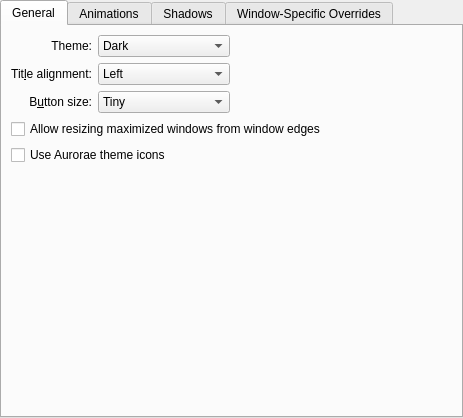
<?xml version="1.0" encoding="UTF-8"?>
<ui version="4.0">
 <class>ArcConfigurationUI</class>
 <widget class="QWidget" name="ArcConfigurationUI">
  <property name="geometry">
   <rect>
    <x>0</x>
    <y>0</y>
    <width>463</width>
    <height>418</height>
   </rect>
  </property>
  <layout class="QVBoxLayout" name="verticalLayout">
   <property name="leftMargin">
    <number>0</number>
   </property>
   <property name="topMargin">
    <number>0</number>
   </property>
   <property name="rightMargin">
    <number>0</number>
   </property>
   <property name="bottomMargin">
    <number>0</number>
   </property>
   <item>
    <widget class="QTabWidget" name="tabWidget">
     <property name="currentIndex">
      <number>0</number>
     </property>
     <widget class="QWidget" name="tab">
      <attribute name="title">
       <string>General</string>
      </attribute>
      <layout class="QGridLayout" name="gridLayout_4">
       <item row="0" column="1">
        <widget class="QComboBox" name="arcTheme">
         <property name="currentText">
          <string>Dark</string>
         </property>
         <item>
          <property name="text">
           <string>Dark</string>
          </property>
         </item>
         <item>
          <property name="text">
           <string>Light</string>
          </property>
         </item>
        </widget>
       </item>
       <item row="1" column="0">
        <widget class="QLabel" name="label_3">
         <property name="text">
          <string>Tit&amp;le alignment:</string>
         </property>
         <property name="alignment">
          <set>Qt::AlignRight|Qt::AlignTrailing|Qt::AlignVCenter</set>
         </property>
         <property name="buddy">
          <cstring>titleAlignment</cstring>
         </property>
        </widget>
       </item>
       <item row="0" column="2">
        <spacer name="horizontalSpacer">
         <property name="orientation">
          <enum>Qt::Horizontal</enum>
         </property>
         <property name="sizeHint" stdset="0">
          <size>
           <width>40</width>
           <height>20</height>
          </size>
         </property>
        </spacer>
       </item>
       <item row="0" column="0">
        <widget class="QLabel" name="label_6">
         <property name="text">
          <string>Theme:</string>
         </property>
         <property name="alignment">
          <set>Qt::AlignRight|Qt::AlignTrailing|Qt::AlignVCenter</set>
         </property>
         <property name="buddy">
          <cstring>arcTheme</cstring>
         </property>
        </widget>
       </item>
       <item row="4" column="0" colspan="3">
        <widget class="QCheckBox" name="auroraeIcons">
         <property name="text">
          <string>Use Aurorae theme icons</string>
         </property>
        </widget>
       </item>
       <item row="1" column="1">
        <widget class="QComboBox" name="titleAlignment">
         <item>
          <property name="text">
           <string>Left</string>
          </property>
         </item>
         <item>
          <property name="text">
           <string>Center</string>
          </property>
         </item>
         <item>
          <property name="text">
           <string>Center (Full Width)</string>
          </property>
         </item>
         <item>
          <property name="text">
           <string>Right</string>
          </property>
         </item>
        </widget>
       </item>
       <item row="2" column="0">
        <widget class="QLabel" name="label_4">
         <property name="text">
          <string>B&amp;utton size:</string>
         </property>
         <property name="alignment">
          <set>Qt::AlignRight|Qt::AlignTrailing|Qt::AlignVCenter</set>
         </property>
         <property name="buddy">
          <cstring>buttonSize</cstring>
         </property>
        </widget>
       </item>
       <item row="3" column="0" colspan="3">
        <widget class="QCheckBox" name="drawBorderOnMaximizedWindows">
         <property name="text">
          <string>Allow resizing maximized windows from window edges</string>
         </property>
        </widget>
       </item>
       <item row="5" column="0" colspan="3">
        <spacer name="verticalSpacer">
         <property name="orientation">
          <enum>Qt::Vertical</enum>
         </property>
         <property name="sizeHint" stdset="0">
          <size>
           <width>20</width>
           <height>40</height>
          </size>
         </property>
        </spacer>
       </item>
       <item row="2" column="1">
        <widget class="QComboBox" name="buttonSize">
         <item>
          <property name="text">
           <string>Tiny</string>
          </property>
         </item>
         <item>
          <property name="text">
           <string comment="@item:inlistbox Button size:">Small</string>
          </property>
         </item>
         <item>
          <property name="text">
           <string comment="@item:inlistbox Button size:">Medium</string>
          </property>
         </item>
         <item>
          <property name="text">
           <string comment="@item:inlistbox Button size:">Large</string>
          </property>
         </item>
         <item>
          <property name="text">
           <string comment="@item:inlistbox Button size:">Very Large</string>
          </property>
         </item>
        </widget>
       </item>
      </layout>
     </widget>
     <widget class="QWidget" name="tab_2">
      <attribute name="title">
       <string>Animations</string>
      </attribute>
      <layout class="QGridLayout" name="gridLayout_5">
       <item row="1" column="0">
        <widget class="QLabel" name="animationsDurationLabel">
         <property name="enabled">
          <bool>false</bool>
         </property>
         <property name="text">
          <string>Anima&amp;tions duration:</string>
         </property>
         <property name="alignment">
          <set>Qt::AlignRight|Qt::AlignTrailing|Qt::AlignVCenter</set>
         </property>
         <property name="buddy">
          <cstring>animationsDuration</cstring>
         </property>
        </widget>
       </item>
       <item row="1" column="1">
        <widget class="QSpinBox" name="animationsDuration">
         <property name="enabled">
          <bool>false</bool>
         </property>
         <property name="suffix">
          <string> ms</string>
         </property>
         <property name="maximum">
          <number>500</number>
         </property>
        </widget>
       </item>
       <item row="1" column="2">
        <spacer name="horizontalSpacer_4">
         <property name="orientation">
          <enum>Qt::Horizontal</enum>
         </property>
         <property name="sizeHint" stdset="0">
          <size>
           <width>40</width>
           <height>20</height>
          </size>
         </property>
        </spacer>
       </item>
       <item row="0" column="0" colspan="3">
        <widget class="QCheckBox" name="animationsEnabled">
         <property name="text">
          <string>Enable animations</string>
         </property>
        </widget>
       </item>
       <item row="2" column="0" colspan="3">
        <spacer name="verticalSpacer_2">
         <property name="orientation">
          <enum>Qt::Vertical</enum>
         </property>
         <property name="sizeHint" stdset="0">
          <size>
           <width>20</width>
           <height>40</height>
          </size>
         </property>
        </spacer>
       </item>
      </layout>
     </widget>
     <widget class="QWidget" name="tab_4">
      <attribute name="title">
       <string>Shadows</string>
      </attribute>
      <layout class="QGridLayout" name="gridLayout">
       <item row="0" column="0">
        <widget class="QLabel" name="label">
         <property name="text">
          <string>Si&amp;ze:</string>
         </property>
         <property name="alignment">
          <set>Qt::AlignRight|Qt::AlignTrailing|Qt::AlignVCenter</set>
         </property>
         <property name="buddy">
          <cstring>shadowSize</cstring>
         </property>
        </widget>
       </item>
       <item row="0" column="1">
        <widget class="QComboBox" name="shadowSize">
         <item>
          <property name="text">
           <string comment="@item:inlistbox Button size:">None</string>
          </property>
         </item>
         <item>
          <property name="text">
           <string comment="@item:inlistbox Button size:">Small</string>
          </property>
         </item>
         <item>
          <property name="text">
           <string comment="@item:inlistbox Button size:">Medium</string>
          </property>
         </item>
         <item>
          <property name="text">
           <string comment="@item:inlistbox Button size:">Large</string>
          </property>
         </item>
         <item>
          <property name="text">
           <string comment="@item:inlistbox Button size:">Very Large</string>
          </property>
         </item>
        </widget>
       </item>
       <item row="1" column="0">
        <widget class="QLabel" name="label_2">
         <property name="text">
          <string comment="strength of the shadow (from transparent to opaque)">S&amp;trength:</string>
         </property>
         <property name="alignment">
          <set>Qt::AlignRight|Qt::AlignTrailing|Qt::AlignVCenter</set>
         </property>
         <property name="buddy">
          <cstring>shadowStrength</cstring>
         </property>
        </widget>
       </item>
       <item row="1" column="1">
        <widget class="QSpinBox" name="shadowStrength">
         <property name="suffix">
          <string>%</string>
         </property>
         <property name="minimum">
          <number>10</number>
         </property>
         <property name="maximum">
          <number>100</number>
         </property>
        </widget>
       </item>
       <item row="1" column="2">
        <spacer name="horizontalSpacer_5">
         <property name="orientation">
          <enum>Qt::Horizontal</enum>
         </property>
         <property name="sizeHint" stdset="0">
          <size>
           <width>40</width>
           <height>20</height>
          </size>
         </property>
        </spacer>
       </item>
       <item row="2" column="0">
        <widget class="QLabel" name="label_5">
         <property name="text">
          <string>Color:</string>
         </property>
         <property name="alignment">
          <set>Qt::AlignRight|Qt::AlignTrailing|Qt::AlignVCenter</set>
         </property>
        </widget>
       </item>
       <item row="2" column="1">
        <widget class="KColorButton" name="shadowColor"/>
       </item>
       <item row="3" column="0" colspan="3">
        <spacer name="verticalSpacer_3">
         <property name="orientation">
          <enum>Qt::Vertical</enum>
         </property>
         <property name="sizeHint" stdset="0">
          <size>
           <width>20</width>
           <height>40</height>
          </size>
         </property>
        </spacer>
       </item>
      </layout>
     </widget>
     <widget class="QWidget" name="tab_3">
      <attribute name="title">
       <string>Window-Specific Overrides</string>
      </attribute>
      <layout class="QVBoxLayout" name="verticalLayout_3">
       <item>
        <widget class="Arc::ExceptionListWidget" name="exceptions" native="true">
         <property name="sizePolicy">
          <sizepolicy hsizetype="Preferred" vsizetype="Expanding">
           <horstretch>0</horstretch>
           <verstretch>0</verstretch>
          </sizepolicy>
         </property>
        </widget>
       </item>
      </layout>
     </widget>
    </widget>
   </item>
  </layout>
 </widget>
 <customwidgets>
  <customwidget>
   <class>KColorButton</class>
   <extends>QPushButton</extends>
   <header>kcolorbutton.h</header>
  </customwidget>
  <customwidget>
   <class>Arc::ExceptionListWidget</class>
   <extends>QWidget</extends>
   <header>config/arcexceptionlistwidget.h</header>
   <container>1</container>
  </customwidget>
 </customwidgets>
 <tabstops>
  <tabstop>tabWidget</tabstop>
  <tabstop>titleAlignment</tabstop>
  <tabstop>buttonSize</tabstop>
  <tabstop>drawBorderOnMaximizedWindows</tabstop>
  <tabstop>animationsEnabled</tabstop>
  <tabstop>animationsDuration</tabstop>
  <tabstop>shadowSize</tabstop>
  <tabstop>shadowStrength</tabstop>
  <tabstop>shadowColor</tabstop>
 </tabstops>
 <resources/>
 <connections>
  <connection>
   <sender>animationsEnabled</sender>
   <signal>toggled(bool)</signal>
   <receiver>animationsDurationLabel</receiver>
   <slot>setEnabled(bool)</slot>
   <hints>
    <hint type="sourcelabel">
     <x>34</x>
     <y>194</y>
    </hint>
    <hint type="destinationlabel">
     <x>84</x>
     <y>221</y>
    </hint>
   </hints>
  </connection>
  <connection>
   <sender>animationsEnabled</sender>
   <signal>toggled(bool)</signal>
   <receiver>animationsDuration</receiver>
   <slot>setEnabled(bool)</slot>
   <hints>
    <hint type="sourcelabel">
     <x>108</x>
     <y>194</y>
    </hint>
    <hint type="destinationlabel">
     <x>141</x>
     <y>229</y>
    </hint>
   </hints>
  </connection>
 </connections>
</ui>
